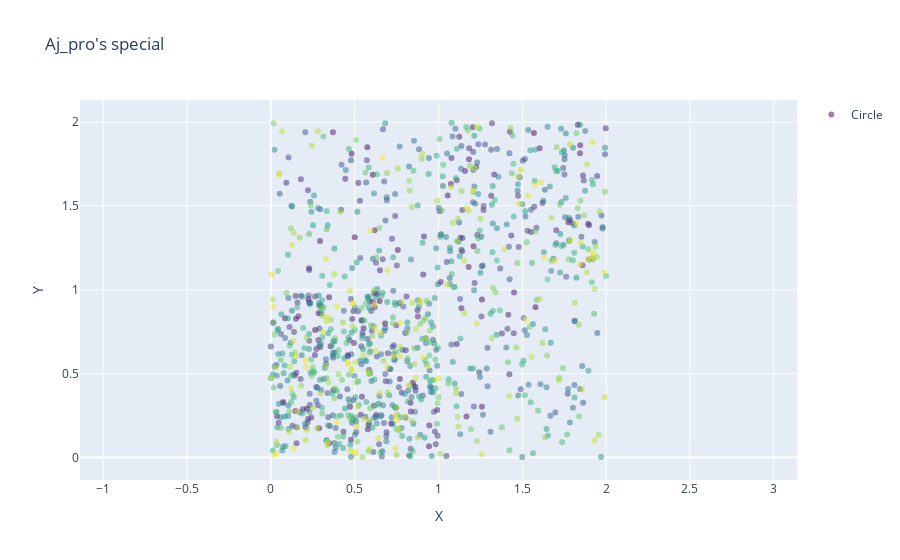

The cell this chart's notebook holds for it:
### Code cell
def f(x):
    x,y = x
    if x >= 0 and x<= 1 and y >= 0 and y <= 1:
        return 1/2
    elif x >= 1 and x <= 2 and y>= 0 and y<=1:
        return 1/8 
    elif x >= 0 and x <= 1 and y >=1 and y <= 2:
        return 1/8
    elif x >= 1 and x <= 2 and y >= 1 and y <= 2:
        return 1/4
    return 0

seed = [-1,-2]
std = 1
burn_in_ITERATION = 10000
lag = 1000
max_ITERATION = int(1e6)
XS, YS = metro_sample(f,seed, std, burn_in_ITERATION, lag,max_ITERATION ).T

plot2d(XS, YS, "Aj_pro's special")

### Figure 1 — Plotly figure (JSON) as saved in the notebook; plotly's stock layout.template omitted (floating-point values rounded to 4 significant figures; data arrays with more than 128 entries replaced by an {"elided": "..."} marker saying what was removed)
{"data": [{"marker": {"color": {"elided": "990 float values"}, "colorscale": [[0, "#440154"], [0.1111, "#482878"], [0.2222, "#3e4989"], [0.3333, "#31688e"], [0.4444, "#26828e"], [0.5556, "#1f9e89"], [0.6667, "#35b779"], [0.7778, "#6ece58"], [0.8889, "#b5de2b"], [1, "#fde725"]], "opacity": 0.5}, "mode": "markers", "name": "Circle", "type": "scatter", "x": {"elided": "990 float values"}, "y": {"elided": "990 float values"}}], "layout": {"showlegend": true, "title": {"text": "Aj_pro's special"}, "xaxis": {"scaleanchor": "y", "title": {"text": "X"}}, "yaxis": {"scaleanchor": "x", "title": {"text": "Y"}}}}
